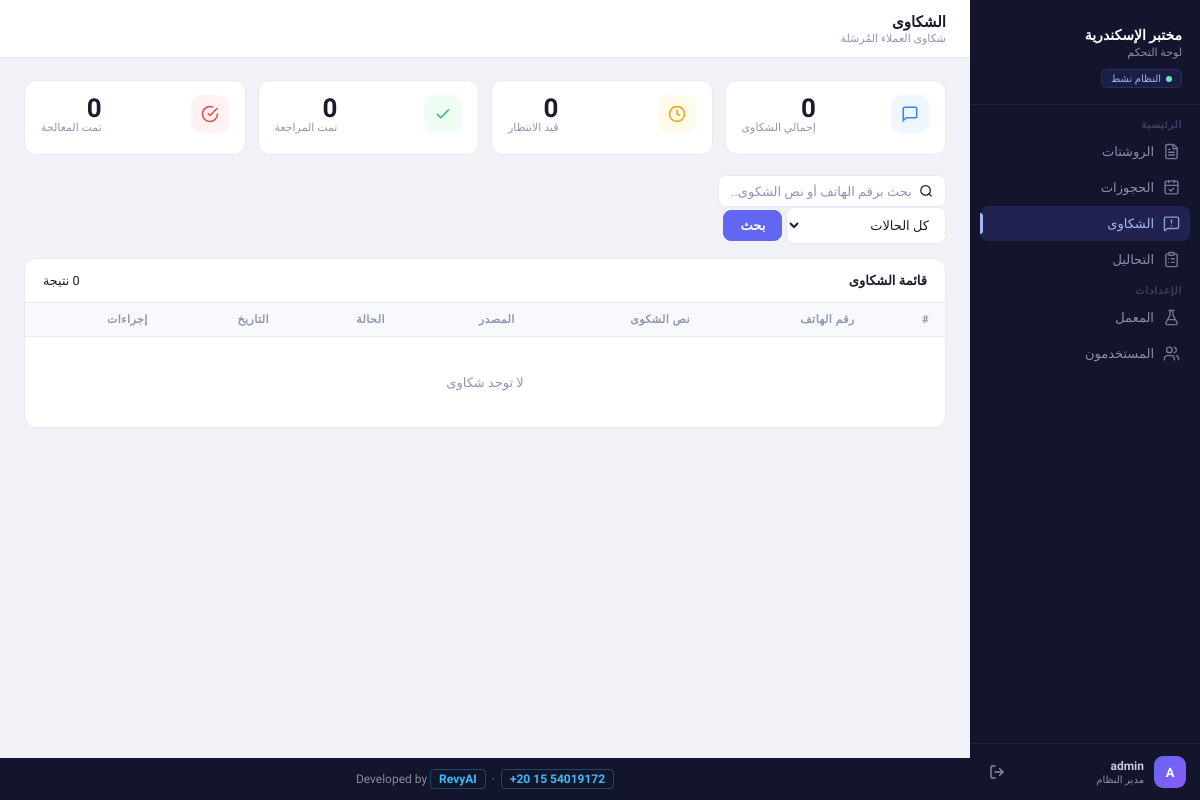
Page /complaints (signed in) on the earlier database version.
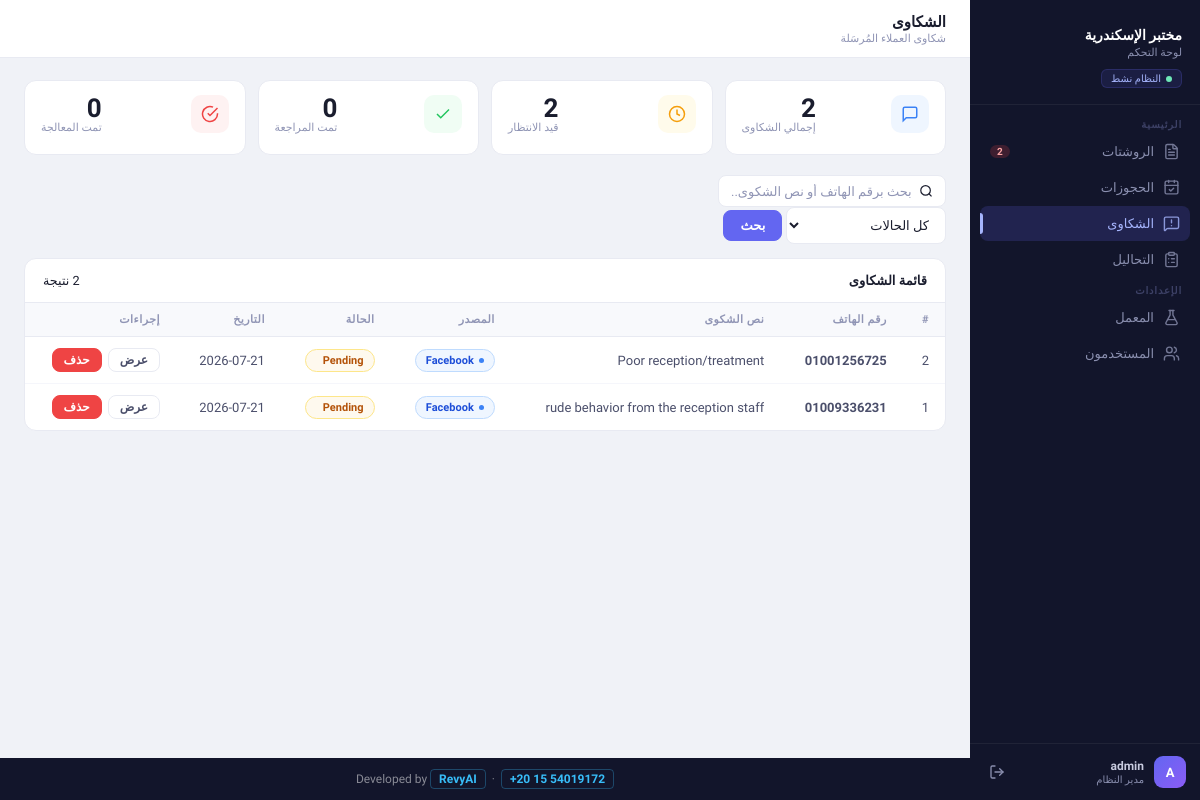
Same page on the later database version.
### models/models.py (models this page shows)
class Complaint(db.Model):
    __tablename__ = 'complaints'
    id = db.Column(db.Integer, primary_key=True)
    phone_number = db.Column(db.String(20), nullable=False)
    complaint_text = db.Column(db.Text, nullable=False)
    status = db.Column(db.Enum(Status), default=Status.PENDING)
    created_at = db.Column(db.DateTime, default=lambda: datetime.now(timezone.utc))
    comes_from = db.Column(db.String(100))

### app.py (the view)
@app.route('/complaints')
@login_required
def list_complaints():
    page   = request.args.get('page', 1, type=int)
    search = request.args.get('search', '').strip()
    status = request.args.get('status', '')
    pagination, _ = ComplaintService.get_all_complaints(
        page=page, per_page=10, search=search or None, status=status or None
    )
    stats = ComplaintService.get_stats()
    return render_template(
        'complaints/list.html',
        complaints=pagination.items,
        pagination=pagination,
        search=search,
        status=status,
        statuses=Status,
        stats=stats,
    )

### app.py (called while the page is built)
@login_manager.user_loader
def load_user(user_id):
    return db.session.get(User, int(user_id))

@app.context_processor
def inject_globals():
    from models.models import Inquiry, Status
    try:
        pending_count = Inquiry.query.filter_by(status=Status.PENDING).count()
    except Exception:
        pending_count = 0
    return dict(pending_inquiries_count=pending_count)

### software_services/complaint_services.py (called while the page is built, shortened)
    @staticmethod
    def get_all_complaints(page=1, per_page=10, search=None, status=None):
        query = Complaint.query
        if status:
            try:
                query = query.filter(Complaint.status == Status(status))
            except ValueError:
                pass
        query = query.order_by(Complaint.created_at.desc())
        pagination = query.paginate(page=page, per_page=per_page, error_out=False)
        return pagination, "تم العثور على الشكاوى"

### templates/complaints/list.html (shortened to what the changed rows need)
{% extends 'base.html' %}
{% block content %}
<div class="stats-grid">
  <div class="stat-card">
    <div>
      <div class="stat-value">{{ stats.total }}</div>
      <div class="stat-label">إجمالي الشكاوى</div>
    </div>
  </div>
  <div class="stat-card">
    <div>
      <div class="stat-value">{{ stats.pending }}</div>
      <div class="stat-label">قيد الانتظار</div>
    </div>
  </div>
</div>
<div class="card">
  <div class="table-wrapper">
    <table class="table">
      <thead>
        <tr>
          <th>#</th>
          <th>رقم الهاتف</th>
          <th>نص الشكوى</th>
          <th>المصدر</th>
          <th>الحالة</th>
          <th>التاريخ</th>
          <th>إجراءات</th>
        </tr>
      </thead>
      <tbody>
        {% for complaint in complaints %}
        <tr>
          <td class="text-muted">{{ complaint.id }}</td>
          <td>
            <span style="font-weight:600">{{ complaint.phone_number }}</span>
          </td>
          <td style="max-width:260px">
            <span style="display:block;overflow:hidden;text-overflow:ellipsis;white-space:nowrap;color:var(--text-secondary)">
              {{ complaint.complaint_text }}
            </span>
          </td>
          <td>
            <span class="pill pill-reviewed">{{ complaint.comes_from or '—' }}</span>
          </td>
          <td>
            <form method="POST" action="{{ url_for('update_complaint_status', complaint_id=complaint.id) }}">
              <select
                name="status"
                onchange="this.form.submit()"
                class="status-select status-{{ complaint.status.value | lower | replace(' ', '-') }}"
              >
                {% for s in statuses %}
                <option value="{{ s.value }}" {% if complaint.status == s %}selected{% endif %}>{{ s.value }}</option>
                {% endfor %}
              </select>
            </form>
          </td>
          <td class="text-muted">
            {{ complaint.created_at.strftime('%Y-%m-%d') if complaint.created_at else '—' }}
          </td>
          <td>
            <div style="display:flex;gap:.4rem">
              <a href="{{ url_for('complaint_detail', complaint_id=complaint.id) }}" class="btn btn-ghost btn-sm">عرض</a>
              <form method="POST" action="{{ url_for('delete_complaint', complaint_id=complaint.id) }}"
                    onsubmit="return confirm('هل أنت متأكد من حذف هذه الشكوى؟')">
                <button class="btn btn-danger btn-sm">حذف</button>
              </form>
            </div>
          </td>
        </tr>
        {% else %}
        <tr>
          <td colspan="7" style="text-align:center;padding:2.5rem;color:var(--text-muted)">
            لا توجد شكاوى
          </td>
        </tr>
        {% endfor %}
      </tbody>
    </table>
  </div>
</div>
{% endblock %}

### templates/base.html (shortened to what this page needs)
<!DOCTYPE html>
<html lang="ar" dir="rtl">
<head>
  <link rel="stylesheet" href="{{ url_for('static', filename='css/style.css') }}">
</head>
<body>
<aside class="sidebar" id="sidebar">
  <div class="sidebar-logo">
    <div class="lab-name">مختبر الإسكندرية</div>
    <div class="lab-sub">لوحة التحكم</div>
    <div class="sidebar-status">النظام نشط</div>
  </div>
  <div class="nav-section">
    <p class="nav-section-label">الرئيسية</p>
    <a href="{{ url_for('list_inquiries') }}"
       class="nav-item {% if request.endpoint == 'list_inquiries' %}active{% endif %}">
      <i data-lucide="file-text" class="nav-icon"></i>
      الروشتات
      {% if pending_inquiries_count and pending_inquiries_count > 0 %}
      <span class="nav-badge">{{ pending_inquiries_count }}</span>
      {% endif %}
    </a>
    <a href="{{ url_for('list_bookings') }}"
       class="nav-item {% if request.endpoint == 'list_bookings' %}active{% endif %}">
      <i data-lucide="calendar-check" class="nav-icon"></i>
      الحجوزات
    </a>
    <a href="{{ url_for('list_complaints') }}"
       class="nav-item {% if request.endpoint == 'list_complaints' %}active{% endif %}">
      <i data-lucide="message-square-warning" class="nav-icon"></i>
      الشكاوى
    </a>
    <a href="{{ url_for('list_services') }}"
       class="nav-item {% if request.endpoint in ['list_services','create_service','edit_service'] %}active{% endif %}">
      <i data-lucide="clipboard-list" class="nav-icon"></i>
      التحاليل
    </a>
    <p class="nav-section-label">الإعدادات</p>
    <a href="{{ url_for('laboratory_settings') }}"
       class="nav-item {% if request.endpoint == 'laboratory_settings' %}active{% endif %}">
      <i data-lucide="flask-conical" class="nav-icon"></i>
      المعمل
    </a>
    <a href="{{ url_for('users') }}"
       class="nav-item {% if request.endpoint in ['users','create_user','edit_user'] %}active{% endif %}">
      <i data-lucide="users" class="nav-icon"></i>
      المستخدمون
    </a>
  </div>
  <div class="sidebar-footer">
    <div class="sidebar-user">
      <div class="avatar">{{ current_user.username[0]|upper }}</div>
      <div class="user-info">
        <div class="user-name">{{ current_user.username }}</div>
        <div class="user-role">مدير النظام</div>
      </div>
      <a href="{{ url_for('logout') }}" class="logout-btn" title="تسجيل الخروج">
        <i data-lucide="log-out" style="width:16px;height:16px;"></i>
      </a>
    </div>
  </div>
</aside>
<div class="main-wrapper">
  <div class="topbar">
    <div class="topbar-left">
      <div class="topbar-title">{% block topbar_title %}{% endblock %}</div>
      <div class="topbar-sub">{% block topbar_sub %}{% endblock %}</div>
    </div>
  </div>
  <main class="main-content">
    {% block content %}{% endblock %}
  </main>
  <div class="site-footer">
    Developed by
    <a href="https://revyai.tech" target="_blank">RevyAI</a>
    &nbsp;·&nbsp;
    <a href="https://wa.me/201554019172" target="_blank">+20 15 54019172</a>
  </div>
</div>
</body>
</html>

Differences in the rows shown:
added Complaint: id "2", phone_number "01001256725", complaint_text "Poor reception/treatment", comes_from "Facebook", status "Pending", created_at "2026-07-21"
added Complaint: id "1", phone_number "01009336231", complaint_text "rude behavior from the reception staff", comes_from "Facebook", status "Pending", created_at "2026-07-21"
Other differences:
{{ pending_inquiries_count }}: (not shown) → "2"
{{ stats.total }}: "0" → "2"
{{ stats.pending }}: "0" → "2"
text no longer shown: "لا توجد شكاوى"
